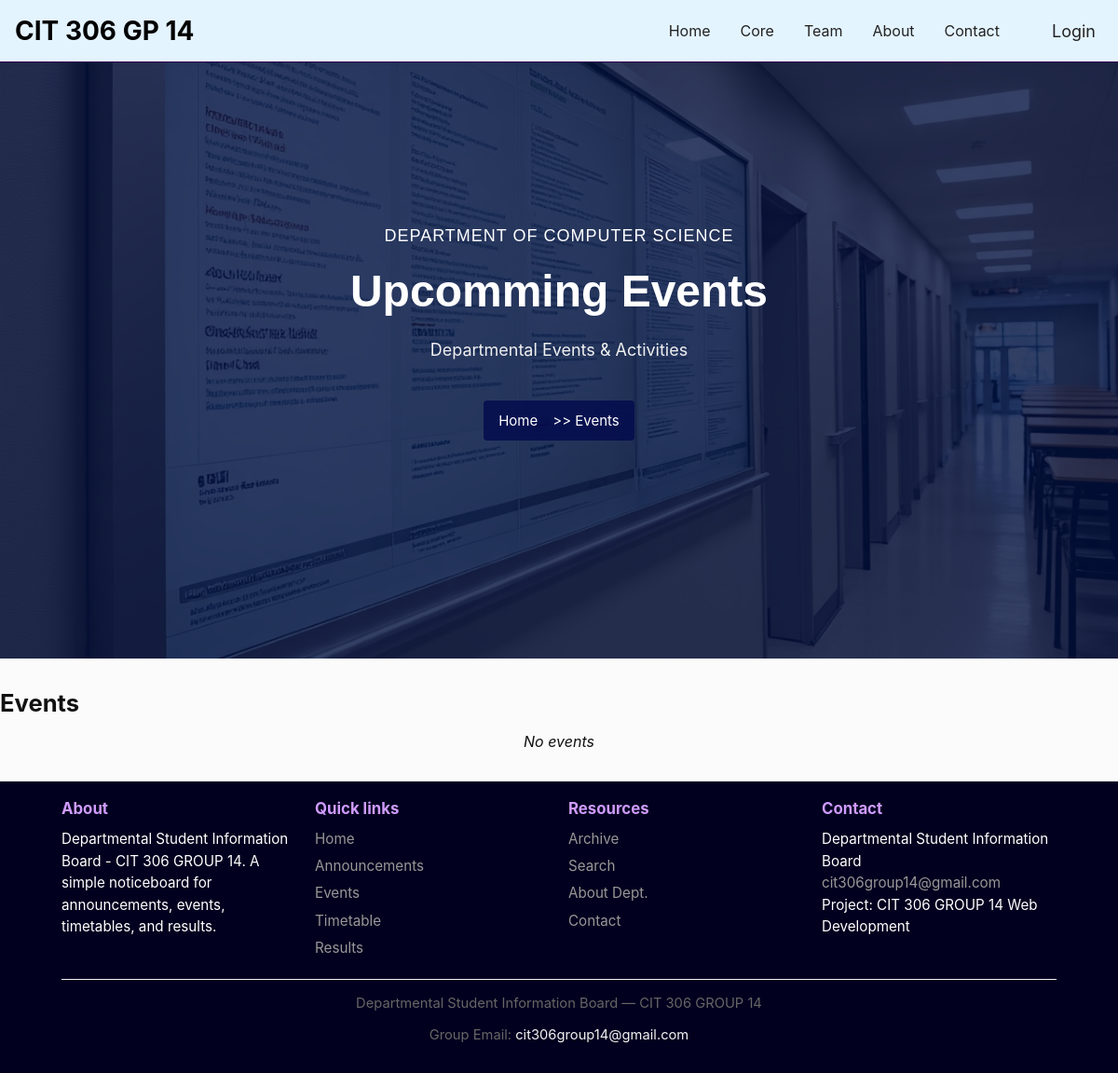
The page /board/events/ on the database as committed earlier.
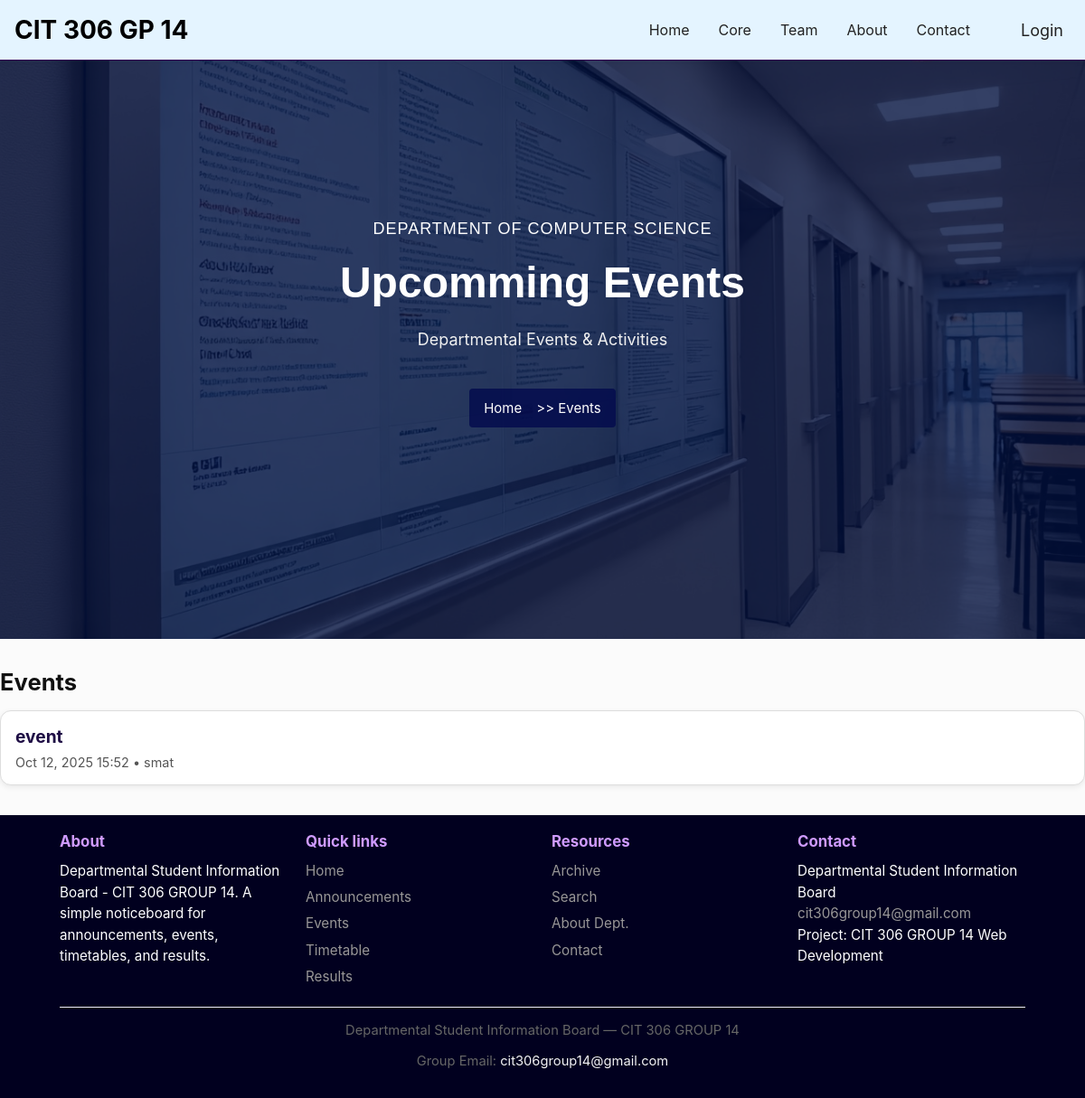
The same page on the database as committed later.
### board/models.py (models this page shows, shortened)
class Event(models.Model):
    title = models.CharField(max_length=255)
    description = models.TextField()
    start_datetime = models.DateTimeField()
    end_datetime = models.DateTimeField(null=True, blank=True)
    venue = models.CharField(max_length=255, blank=True)
    organizer_contact = models.CharField(max_length=255, blank=True)
    created_by = models.ForeignKey(User, on_delete=models.SET_NULL, null=True, blank=True)

### board/views.py (the view)
# urls.py: path('events/', views.events_list, name='events'),
def events_list(request):
    events = Event.objects.order_by('start_datetime')
    return render(request, 'board/events_list.html', {'events': events})

### board/templates/board/events_list.html (shortened to what this page needs)
{% extends 'core/base.html' %}
{% load static %}
{% block extra_css %}
<link rel="stylesheet" href="{% static 'css/signup.css' %}">
{% endblock %}
{% block content %}
<section class="heroBanner">
    <div class="container">
        <div class="row">
            <div class="col-md-10 col-lg-8 col-xl-7">
                <div class="heroContent">
                    <h5>Department of Computer Science</h5>
                    <h2>Upcomming Events</h2>
                    <p>Departmental Events & Activities</p>
                    <div class="heroBreadcrumb">
                        <a href="{% url 'core:home' %}">Home</a>
                        <span> >> Events</span>
                    </div>
                </div>
            </div>
        </div>
    </div>
</section>
<section class="events-section">
  <div class="events-header">
    <h2 class="events-title">Events</h2>
  </div>
  <ul class="events-grid">
    {% for e in events %}
    <li class="event-card">
      <a href="{% url 'board:event_detail' e.pk %}" class="event-link">
        <h3 class="event-title">{{ e.title }}</h3>
      </a>
      <div class="event-meta">
        <span>{{ e.start_datetime|date:'M d, Y H:i' }}</span>
        <span>• {{ e.venue }}</span>
      </div>
    </li>
    {% empty %}
    <li class="no-events">No events</li>
    {% endfor %}
  </ul>
</section>
{% endblock %}

### core/templates/core/base.html (shortened to what this page needs)
{% load static %}
<!doctype html>
<html lang="en">
<head>
  <link rel="stylesheet" href="{% static 'css/style.css' %}">
  <link rel="stylesheet" href="{% static 'css/footer.css' %}">
  <link rel="stylesheet" href="{% static 'css/header.css' %}">
  <link rel="stylesheet" href="{% static 'css/loader.css' %}">
  {% block extra_css %}{% endblock %}
</head>
<body>
  <header class="site-header">
    <div class="container">
      <div class="logo" ><a href="{% url 'core:home' %}" style="font-size: 28px; text-decoration: none; color: #000;">CIT 306 GP 14</a></div>
      <div id="mobile-menu" class="nav-menu">
        <ul class="menu">
          <li><a href="{% url 'core:home' %}">Home</a></li>
          <li class="dropdown">
            <button class="dropdown-toggle">Core</button>
          </li>
          <li><a href="{% url 'team:credentials' %}">Team</a></li>
          <li><a href="{% url 'core:about' %}">About</a></li>
          <li><a href="{% url 'core:contact' %}">Contact</a></li>
          <div class="auth-links">
            {% if user.is_authenticated %}
              <a href="{% url 'accounts:profile' %}" title="Profile" style="font-size: 18px;">👤 Profile</a>
              <a href="{% url 'accounts:logout' %}" title="Logout" style="font-size: 18px;">🔒 Logout</a>
            {% else %}
              <a href="{% url 'accounts:login' %}" style="font-size: 18px;">Login</a>
            {% endif %}
          </div>
        </ul>
      </div>
    </div>
  </header>
  <main>
    {% block content %}{% endblock %}
  </main>
  <footer class="site-footer" role="contentinfo">
    <div class="container">
      <div class="footer-grid" aria-label="Footer links">
        <div class="footer-col footer-about">
          <h4 class="footer-title">About</h4>
          <p>Departmental Student Information Board - CIT 306 GROUP 14.
          A simple noticeboard for announcements, events, timetables, and results.</p>
        </div>
        <div class="footer-col footer-links">
          <h4 class="footer-title">Quick links</h4>
          <ul>
            <li><a href="{% url 'core:home' %}">Home</a></li>
            <li><a href="{% url 'board:announcements' %}">Announcements</a></li>
            <li><a href="{% url 'board:events' %}">Events</a></li>
            <li><a href="{% url 'board:timetable' %}">Timetable</a></li>
            <li><a href="{% url 'board:results' %}">Results</a></li>
          </ul>
        </div>
        <div class="footer-col footer-resources">
          <h4 class="footer-title">Resources</h4>
          <ul>
            <li><a href="{% url 'board:archive' %}">Archive</a></li>
            <li><a href="{% url 'board:search' %}">Search</a></li>
            <li><a href="{% url 'core:about' %}">About Dept.</a></li>
            <li><a href="{% url 'core:contact' %}">Contact</a></li>
          </ul>
        </div>
        <div class="footer-col footer-contact">
          <h4 class="footer-title">Contact</h4>
          <address>
            <p>Departmental Student Information Board</p>
            <p><a href="mailto:cit306group14@gmail.com">cit306group14@gmail.com</a></p>
            <p>Project: CIT 306 GROUP 14 Web Development</p>
          </address>
        </div>
      </div>
      <div class="footer-bottom">
        <p>Departmental Student Information Board — CIT 306 GROUP 14</p>
        <p style="padding: 1rem;">Group Email: <a href="mailto:cit306group14@gmail.com">cit306group14@gmail.com</a></p>
      </div>
    </div>
  </footer>
</body>
</html>

### static/css/style.css (style rules this page uses)
:root { --primary: #1f0030; --muted: #666; --accent: #0d6efd; --bg: #fbfbfb; margin: 0; width: 100%; }
* { box-sizing:border-box }
body { font-family:Inter, Arial, sans-serif; margin:0; background:var(--bg); color:#111 }
.container { width:100%; max-width:1200px; margin:0 auto; padding:1rem }
.site-header { background:#e4f4ff; border-bottom:1px solid #eee; position: sticky; top: 0; z-index: 100; border-bottom: 1px solid #340450; box-shadow: 0 2px 6px rgba(0,0,0,0.05); }
.site-header .container { display: flex; justify-content: space-between; align-items: center; gap:1rem }
.nav-menu { display: flex; gap: 1rem; }
.nav-menu .menu { display: flex; gap: 1rem; list-style: none; margin: 0; padding: 0; }
.auth-links { margin-left: 1rem; }
.logo { font-weight:700;color:var(--primary) }
.auth-links a { margin-left:8px }
footer.site-footer { background:#01001f; padding:1rem; margin-top:2rem; border-top:1px solid #eee; color: #fff; }

### static/css/footer.css (style rules this page uses)
.site-footer { background: #fff; padding: 2rem 0; border-top: 1px solid #eee; color: #222; font-size: 0.95rem; }
.site-footer .container { max-width: 1100px; margin: 0 auto; padding: 0 1rem; }
.footer-grid { display: grid; grid-template-columns: repeat(4, 1fr); gap: 1.25rem; align-items: start; }
.footer-col { line-height: 1.55; }
.footer-title { margin: 0 0 0.5rem; font-size: 1.05rem; font-weight: 700; color: var(--primary); color: #cf9bff; }
.footer-col ul { list-style: none; margin: 0; padding: 0; }
.footer-col ul li { margin: 0.35rem 0; }
.footer-col a { color: #999797; text-decoration: none; }
.footer-contact address { font-style: normal; margin: 0; }
.footer-bottom { margin-top: 1rem; padding-top: 1rem; border-top: 1px solid #f2f2f2; color: var(--muted); font-size: 0.92rem; text-align: center; }
.footer-bottom a { color: #f2f2f2; text-decoration: none; }

### static/css/header.css (style rules this page uses)
.menu { list-style: none; margin: 0; padding: 0; display:flex; gap:12px; align-items:center; }
.menu a, .menu button { text-decoration: none; color: #222; background: transparent; border: none; cursor: pointer; font: inherit; padding: 6px 8px; }
.dropdown { position: relative; }
.dropdown-toggle { display:inline-flex; align-items:center; gap:.4rem; }

### board/templates/board/events_list.html (style rules this page uses)
.events-section { margin: 2rem 0; }
.events-header { display: flex; justify-content: space-between; align-items: center; }
.events-title { font-size: 1.6rem; font-weight: bold; margin-bottom: 1rem; }
.events-grid { list-style: none; display: grid; grid-template-columns: repeat(auto-fit, minmax(280px, 1fr)); gap: 1.5rem; padding: 0; }
.event-card { background: #fff; border: 1px solid #ddd; border-radius: 0.75rem; padding: 1rem; box-shadow: 0 2px 6px rgba(0,0,0,0.08); transition: transform 0.2s ease; }
.event-title { font-size: 1.2rem; color: #1e0d44; margin: 0 0 0.5rem; }
.event-meta { font-size: 0.9rem; color: #555; }
.event-link { text-decoration: none; color: inherit; }

Rows that differ between the two databases and show on the page:
added Event: title "event", start_datetime "Oct 12, 2025 15:52", venue "smat"
Other text that changed with them:
text no longer shown: "No events"
